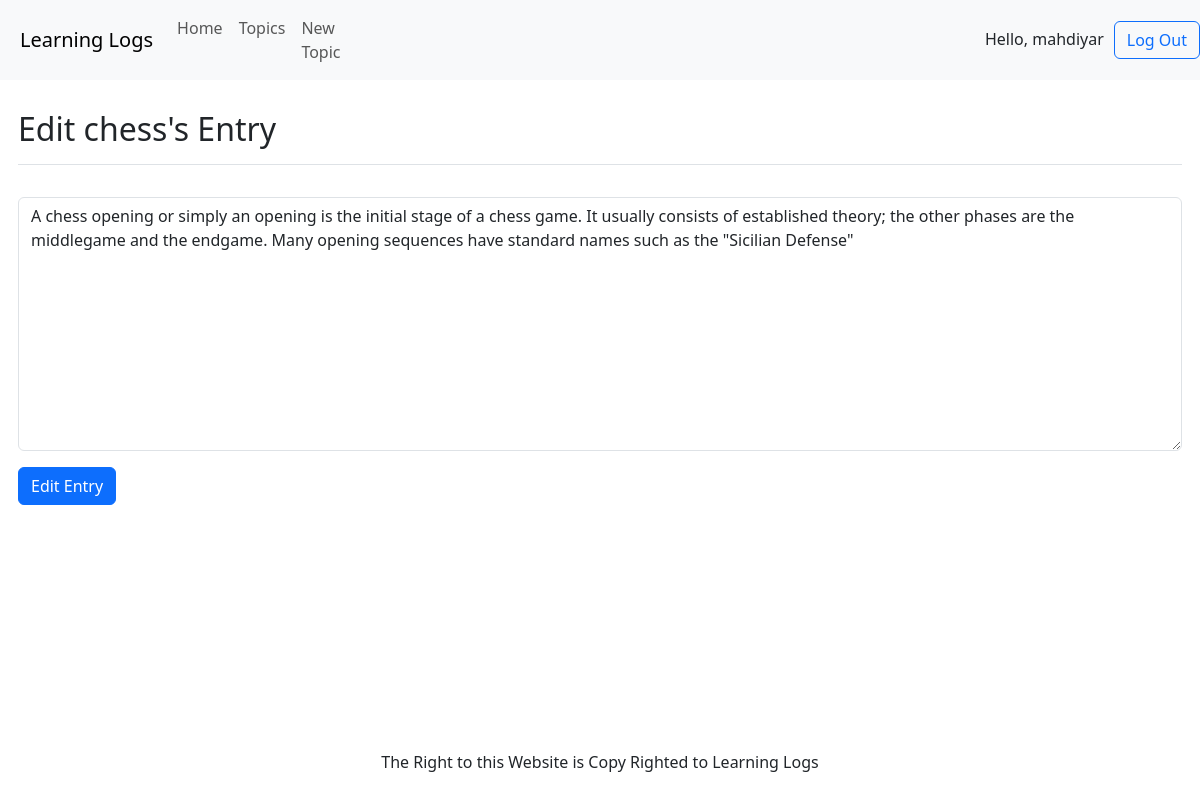
The app's page /editentry/1/ (signed in) with its own data.
### learning_logs/models.py (models this page shows, shortened)
class Topic(models.Model):
    text = models.TextField(max_length=200, unique=True, )
    owner = models.ForeignKey(User, on_delete=models.CASCADE)
    date_added = models.DateTimeField(auto_now=True)

class Entry(models.Model):
    date_added = models.DateTimeField(auto_now=True)
    text = models.TextField()
    topic = models.ForeignKey(Topic, on_delete=models.CASCADE)
    class Meta:
        verbose_name_plural = 'entries'

### learning_logs/views.py (the view)
# urls.py: path("editentry/<int:entry_id>/", edit_entry)
@login_required
def edit_entry(request, entry_id):
    entry = Entry.objects.filter(id=entry_id).first()
    if entry is None:
        return HttpResponseNotFound()
    if entry.topic.owner != request.user:
        return HttpResponseForbidden()
    if request.method == "POST":
        form = EntryForm(instance=entry, data=request.POST)
        if form.is_valid():
            edit_entry = form.save(commit=False)
            edit_entry.topic = entry.topic
            edit_entry.save()
        return redirect("/topic/" + str(entry.topic))
    else:
        form = EntryForm(instance=entry)
        return render(request, "edit_entry.html", {'form': form, 'topic': entry.topic})

### learning_logs/models.py
class EntryForm(forms.ModelForm):
    class Meta:
        model = Entry
        fields = ['text']
        labels = {'text': ''}

### templates/edit_entry.html (shortened to what this page needs)
{% extends 'base.html' %}
{% load django_bootstrap5 %}
{% block header %} <h2>Edit {{ topic.text }}'s Entry</h2> {% endblock header %}
{% block content %}
    <form action="" method="post">
        {% bootstrap_form form %}
        <button class="btn btn-primary" type="submit">Edit Entry</button>
    </form>
{% endblock content %}

### templates/base.html (shortened to what this page needs)
<!DOCTYPE html>
<html lang="en">
<head>
    {% load django_bootstrap5 %}
    {% bootstrap_css %}
</head>
<body>
<nav style="padding-left: 20px;" class="navbar navbar-expand-lg navbar-light bg-light">
    <a class="navbar-brand" href="/">Learning Logs</a>
    <div class="collapse navbar-collapse" id="navbarSupportedContent">
        <ul class="navbar-nav mr-auto">
            <li class="nav-item active">
                <a class="nav-link" href="/">Home</a>
            </li>
            <li class="nav-item">
                <a class="nav-link" href="/topics">Topics</a>
            </li>
            <li class="nav-item">
                <a class="nav-link" href="/newtopic">New Topic</a>
            </li>
        </ul>
        <div style="width: 85%; justify-content: right" class="navbar-nav nav-brand">
            {% if user.is_authenticated %}
                <div class="nav-item">
                    <span style="margin-right: 5px; vertical-align: -webkit-baseline-middle">Hello, {{ user.username }}</span>
                </div>
                <div class="nav-item">
                    <a style="margin-left: 5px" class="btn btn-outline-primary"
                       href="/accounts/logout">Log Out</a>
                </div>
            {% endif %}
        </div>
    </div>
</nav>
<main class="row">
    <div class="container-fluid" style="padding: 30px">
        <div class="pb-2 mb-2 border-bottom">
            {% block header %}{% endblock header %}
        </div>
        {% block content %}{% endblock content %}
    </div>
</main>
<footer style="position:absolute;: relative; bottom: 10px; width: 100%">
    <p style="text-align: center; display: block; width: 100%">The Right to this Website is Copy Righted to Learning
        Logs</p>
</footer>
</body>
</html>

### records on screen
Topic: text "chess"
Entry: text "A chess opening or simply an opening is the initial stage of a chess game. It usually consists of established theory; the other phases are the middlegame and the endgame. Many opening sequences have standard names such as the \"Sicilian Defense\""

### other values on screen
{{ user.username }} "mahdiyar"
